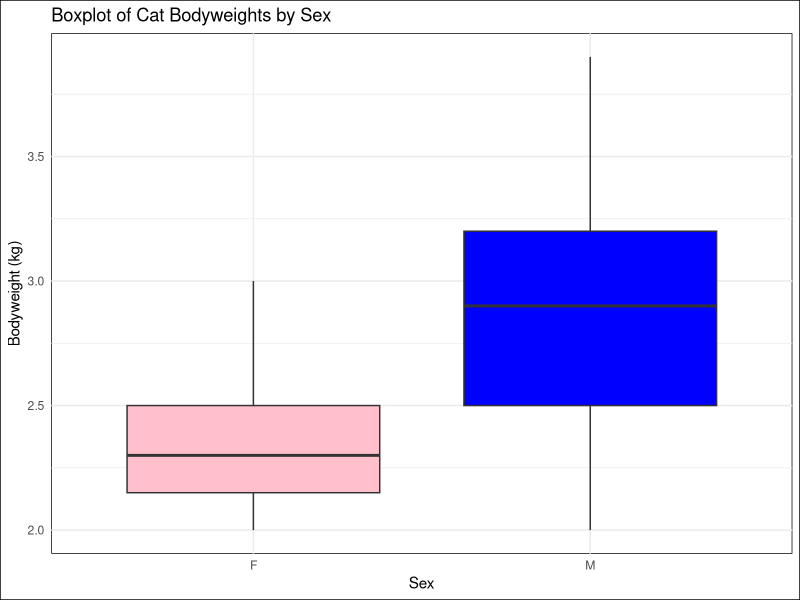
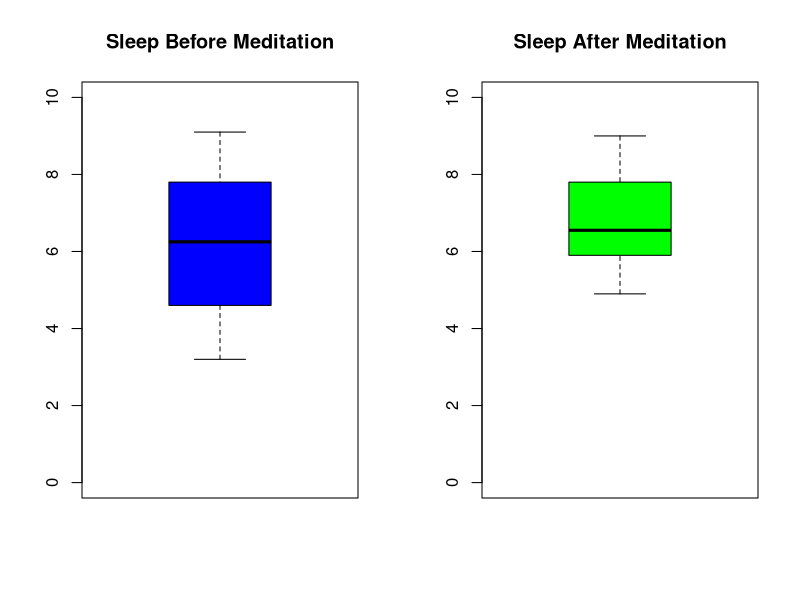
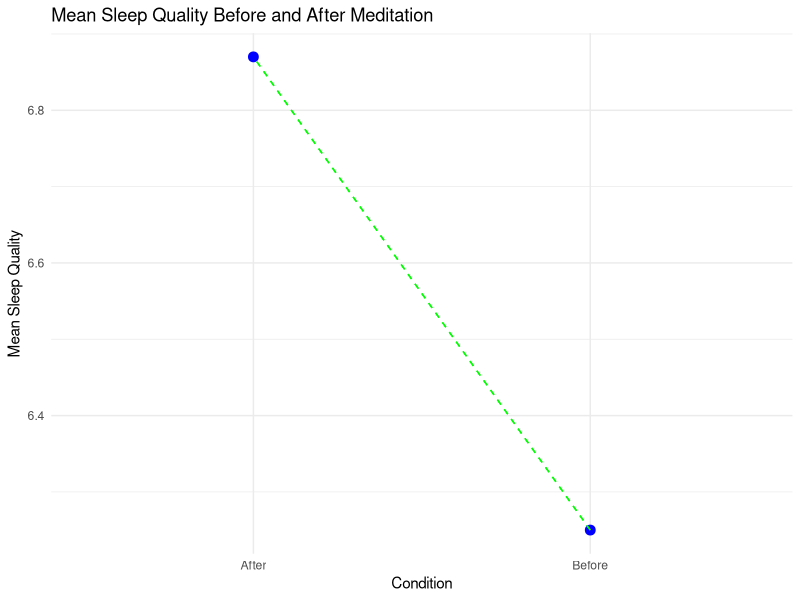

These figures' R source, in order:
# Dia Khosla
# Module 4 
# AlY 6010 

library(MASS)
library(tidyverse)
library(ggpubr)
library(rstatix)
library(dplyr)


data("cats", package = "MASS")
head(cats)

set.seed(123)
sampled_data <- cats %>%
  group_by(Sex) %>%
  sample_n(size = 1, replace = FALSE)
sampled_data # Show a sample of the data by group

summary(cats) # provides summary of cats dataset 

summary_stats <- cats %>%
  group_by(Sex) %>%
  summarise(
    mean_Bwt = mean(Bwt),
    sd_Bwt = sd(Bwt),
    mean_Hwt = mean(Hwt),
    sd_Hwt = sd(Hwt)
  )
summary_stats

str(cats) # Structure of contains Sex= "F" and "M", body weight (kg), heart weight(g)

male <- subset(cats, Sex == "M")
female <- subset(cats, Sex == "F") # Sub setting data in category wise

female_weight <- cats %>%
  filter(Sex == "F") %>%
  pull(Bwt)

male_weight <- cats %>%
  filter(Sex == "M") %>%
  pull(Bwt)

# Perform t-test
ttest <- t.test(female_weight, male_weight)
ttest



## Welch Two Sample t-test 
#investigates if there is a significant difference between the mean of two independent groups that may have unequal variance

# data:  male$Bwt and female$Bwt

sample_size <- 20. # Sample Testing
set.seed(123)

sample_male <- sample(cats$Bwt[cats$Sex == "M"], size = sample_size)
sample_female <- sample(cats$Bwt[cats$Sex == "F"], size = sample_size)

t_test_sample <- t.test(sample_male, sample_female, var.equal = FALSE)
print(t_test_sample)

ggplot(cats, aes(x = Sex, y = Bwt, fill = Sex)) +
  geom_boxplot() +
  labs(title = "Boxplot of Cat Bodyweights by Sex", x = "Sex", y = "Bodyweight (kg)", fill = "Sex") +
  theme_minimal() +  # Use a minimal theme
  theme(
    plot.background = element_rect(fill = "white"), 
    panel.background = element_rect(fill = "white"),  
    legend.position = "none" 
  ) +
  scale_fill_manual(values = c("pink", "blue")) 

### Evaluating whether meditation has an effect on sleep quality based on the provided data
  
## Null Hypothesis (H0): The mean sleeping quality scores before and after the meditation workshop are equal.
# H0: µ1 = µ2 (where µ1 is the mean before meditation and µ2 is the mean after meditation)

## Alternative Hypothesis (HA): The mean sleeping quality scores after meditation are higher than before.
# HA: µ2 > µ1

# Sleeping quality scores 
before <- c(4.6, 7.8, 9.1, 5.6, 6.9, 8.5, 5.3, 7.1, 3.2, 4.4)
after <- c(6.6, 7.7, 9.0, 6.2, 7.8, 8.3, 5.9, 6.5, 5.8, 4.9)

# Perform t-test with significance level α = 0.05
two_sample_meditation <- t.test(before, after, paired = FALSE, alternative = "less", conf.level = 0.95)
print(two_sample_meditation)

# Perform two-sample t-test with significance level α = 0.1
two_sample_meditation_1 <- t.test(before, after, paired = FALSE, alternative = "less", conf.level = 0.90)
print(two_sample_meditation_1)

par(mfrow = c(1, 2))  
boxplot(before, main = "Sleep Before Meditation", ylim = c(0, 10), col = "blue")
boxplot(after, main = "Sleep After Meditation", ylim = c(0, 10), col = "green")

# Paired Test

test_meditation <- t.test(before, after, paired = TRUE, alternative = "less", conf.level = 0.95)
print(test_meditation)

test_meditation_90 <- t.test(before, after, paired = TRUE, alternative = "less", conf.level = 0.90) # Significance level α = 0.1
print(test_meditation_90)

mean_before <- mean(before)
mean_after <- mean(after)

scatter_data <- data.frame(
  Condition = c("Before", "After"),
  MeanSleepQuality = c(mean_before, mean_after)
)

ggplot(scatter_data, aes(x = Condition, y = MeanSleepQuality, group = 1)) +
  geom_point(size = 3, color = "blue") +
  geom_segment(aes(x = "Before", xend = "After", y = mean_before, yend = mean_after),
               linetype = "dashed", color = "green") +
  labs(title = "Mean Sleep Quality Before and After Meditation",
       x = "Condition", y = "Mean Sleep Quality") +
  theme_minimal()



